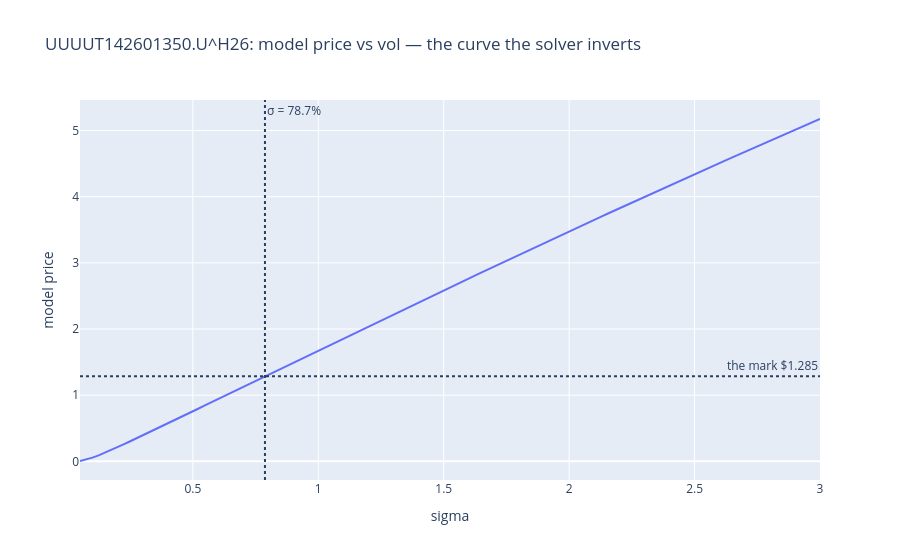

Source (notebook cell):
### Code cell
# The same row, the other way round: what the price curve looks like as a function of vol.
# The inversion is just "read this curve backwards" — it works because the curve is monotone,
# and it gets hard exactly where the curve goes flat.
grid = np.linspace(0.05, 3.0, 120)
curve = pd.DataFrame({
    "sigma": grid,
    "model price": [bs_price(row["spot"], row["strike"], t_years, s, RISK_FREE_RATE, row["cp"]) for s in grid],
})
fig = px.line(curve, x="sigma", y="model price",
              title=f"{row['ric']}: model price vs vol — the curve the solver inverts")
fig.add_hline(y=row["MARK"], line_dash="dot", annotation_text=f"the mark ${row['MARK']:.3f}")
fig.add_vline(x=sigma, line_dash="dot", annotation_text=f"σ = {sigma:.1%}")
fig

### Figure 1 — Plotly figure (JSON) as saved in the notebook; plotly's stock layout.template omitted (floating-point values rounded to 4 significant figures)
{"data": [{"hovertemplate": "sigma=%{x}<br>model price=%{y}<extra></extra>", "legendgroup": "", "line": {"color": "#636efa", "dash": "solid"}, "marker": {"symbol": "circle"}, "mode": "lines", "name": "", "orientation": "v", "showlegend": false, "type": "scatter", "x": [0.05, 0.07479, 0.09958, 0.1244, 0.1492, 0.1739, 0.1987, 0.2235, 0.2483, 0.2731, 0.2979, 0.3227, 0.3475, 0.3723, 0.3971, 0.4218, 0.4466, 0.4714, 0.4962, 0.521, 0.5458, 0.5706, 0.5954, 0.6202, 0.645, 0.6697, 0.6945, 0.7193, 0.7441, 0.7689, 0.7937, 0.8185, 0.8433, 0.8681, 0.8929, 0.9176, 0.9424, 0.9672, 0.992, 1.017, 1.042, 1.066, 1.091, 1.116, 1.141, 1.166, 1.19, 1.215, 1.24, 1.265, 1.289, 1.314, 1.339, 1.364, 1.389, 1.413, 1.438, 1.463, 1.488, 1.513, 1.537, 1.562, 1.587, 1.612, 1.637, 1.661, 1.686, 1.711, 1.736, 1.761, 1.785, 1.81, 1.835, 1.86, 1.884, 1.909, 1.934, 1.959, 1.984, 2.008, 2.033, 2.058, 2.083, 2.108, 2.132, 2.157, 2.182, 2.207, 2.232, 2.256, 2.281, 2.306, 2.331, 2.355, 2.38, 2.405, 2.43, 2.455, 2.479, 2.504, 2.529, 2.554, 2.579, 2.603, 2.628, 2.653, 2.678, 2.703, 2.727, 2.752, 2.777, 2.802, 2.826, 2.851, 2.876, 2.901, 2.926, 2.95, 2.975, 3.0], "xaxis": "x", "y": [0.005465, 0.02555, 0.05575, 0.09151, 0.1304, 0.1713, 0.2135, 0.2565, 0.3001, 0.3442, 0.3886, 0.4332, 0.4781, 0.5231, 0.5683, 0.6135, 0.6589, 0.7043, 0.7497, 0.7952, 0.8408, 0.8863, 0.9319, 0.9775, 1.023, 1.069, 1.114, 1.16, 1.206, 1.251, 1.297, 1.342, 1.388, 1.433, 1.479, 1.524, 1.57, 1.615, 1.661, 1.706, 1.752, 1.797, 1.842, 1.888, 1.933, 1.978, 2.023, 2.068, 2.114, 2.159, 2.204, 2.249, 2.294, 2.339, 2.384, 2.428, 2.473, 2.518, 2.563, 2.607, 2.652, 2.697, 2.741, 2.786, 2.83, 2.874, 2.919, 2.963, 3.007, 3.051, 3.095, 3.139, 3.183, 3.227, 3.271, 3.315, 3.359, 3.403, 3.446, 3.49, 3.533, 3.577, 3.62, 3.663, 3.707, 3.75, 3.793, 3.836, 3.879, 3.922, 3.965, 4.007, 4.05, 4.093, 4.135, 4.178, 4.22, 4.263, 4.305, 4.347, 4.389, 4.431, 4.473, 4.515, 4.557, 4.598, 4.64, 4.682, 4.723, 4.764, 4.806, 4.847, 4.888, 4.929, 4.97, 5.011, 5.052, 5.092, 5.133, 5.174], "yaxis": "y"}], "layout": {"annotations": [{"showarrow": false, "text": "the mark $1.285", "x": 1, "xanchor": "right", "xref": "x domain", "y": 1.285, "yanchor": "bottom", "yref": "y"}, {"showarrow": false, "text": "σ = 78.7%", "x": 0.7873, "xanchor": "left", "xref": "x", "y": 1, "yanchor": "top", "yref": "y domain"}], "legend": {"tracegroupgap": 0}, "shapes": [{"line": {"dash": "dot"}, "type": "line", "x0": 0, "x1": 1, "xref": "x domain", "y0": 1.285, "y1": 1.285, "yref": "y"}, {"line": {"dash": "dot"}, "type": "line", "x0": 0.7873, "x1": 0.7873, "xref": "x", "y0": 0, "y1": 1, "yref": "y domain"}], "title": {"text": "UUUUT142601350.U^H26: model price vs vol — the curve the solver inverts"}, "xaxis": {"anchor": "y", "domain": [0.0, 1.0], "title": {"text": "sigma"}}, "yaxis": {"anchor": "x", "domain": [0.0, 1.0], "title": {"text": "model price"}}}}
